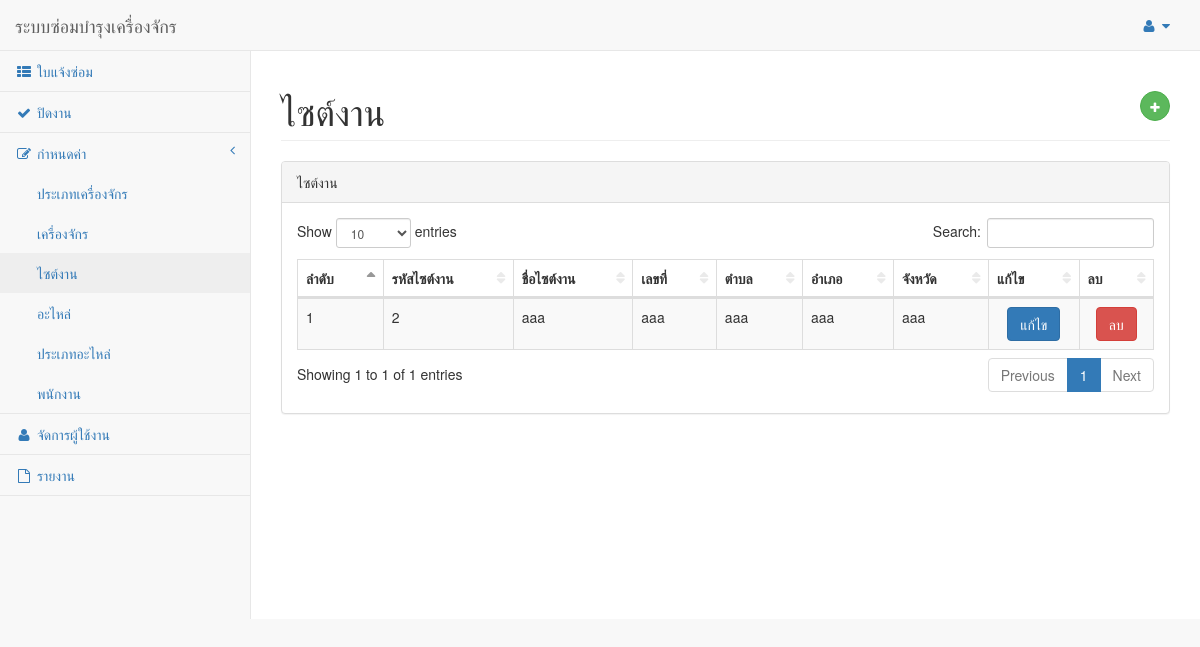
Page /Department/ListDepartment.php on the earlier database version.
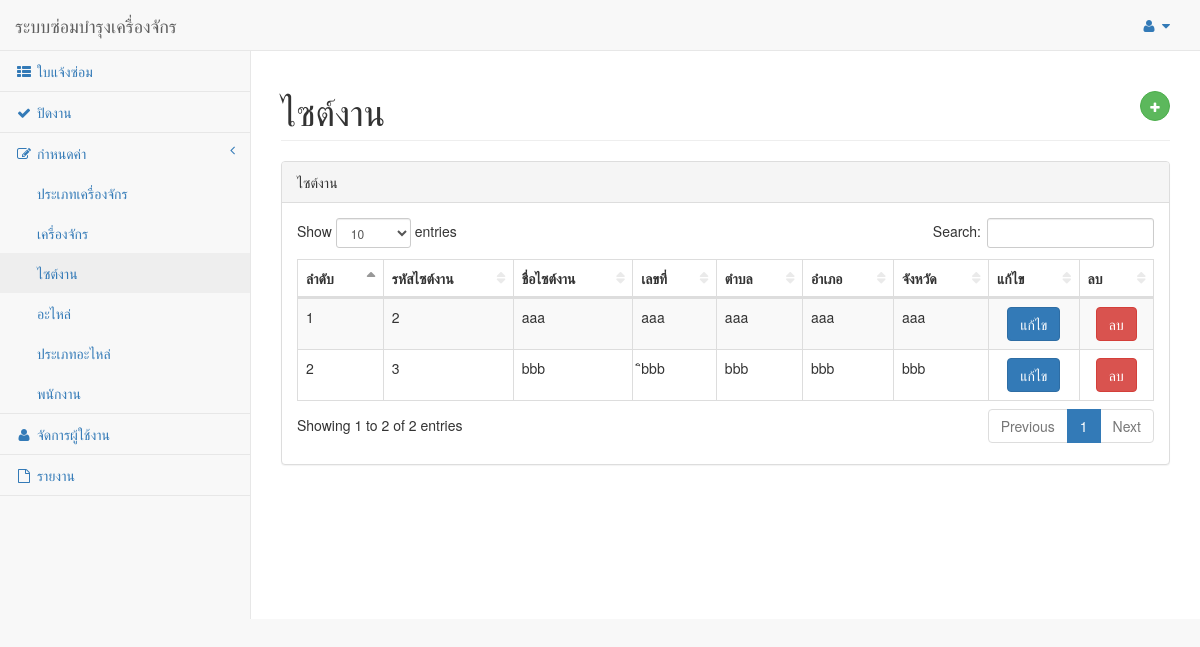
Same page on the later database version.
### tables this page shows
CREATE TABLE `tmstmdepartment` (
  `XVDptCode` int(5) NOT NULL,
  `XVDptNumber` varchar(100) NOT NULL,
  `XVDptSub-district` varchar(100) NOT NULL,
  `XVDptDistrict` varchar(100) NOT NULL,
  `XVDptProvince` varchar(100) NOT NULL,
  `XVDptname` varchar(100) NOT NULL
);

### Department/ListDepartment.php (the view, shortened to what this page needs)
<!DOCTYPE html>
<html lang="en">
<head>
    <link href="../vendor/bootstrap/css/bootstrap.min.css" rel="stylesheet">
    <link href="../vendor/metisMenu/metisMenu.min.css" rel="stylesheet">
    <link href="../vendor/datatables/css/dataTables.bootstrap.css" rel="stylesheet">
    <link href="../vendor/datatables-responsive/dataTables.responsive.css" rel="stylesheet">
    <link href="../dist/css/sb-admin-2.css" rel="stylesheet">
    <link href="../vendor/font-awesome/css/font-awesome.min.css" rel="stylesheet" type="text/css">
</head>
<body>
<?php include '../Template/templsidebar.php';
include "../database/connect.php";?>
    <div id="wrapper">
        <div id="page-wrapper">
            <div class="row">
                <div class="col-lg-12">
                    <h1 class="page-header">ไซต์งาน<button type="button" class="btn btn-success btn-circle"
                            style="float: right;" data-toggle="modal" data-target="#insertModal"><i
                                class="fa fa-plus"></i></h1>
                </div>
            </div>
            <div class="row">
                <div class="col-lg-12">
                    <div class="panel panel-default">
                        <div class="panel-heading">
                                ไซต์งาน
                        </div>
                        <div class="panel-body">
                            <table width="100%" class="table table-striped table-bordered table-hover" id="dataTables-example">
                                <thead>
                                    <tr>
                                        <th>ลำดับ</th>
                                        <th>รหัสไซต์งาน</th>
                                        <th>ชื่อไซต์งาน</th>
                                        <th>เลขที่</th>
                                        <th>ตำบล</th>
                                        <th>อำเภอ</th>
                                        <th>จังหวัด</th>
                                        <th>แก้ไข</th>
                                        <th>ลบ</th>
                                    </tr>
                                </thead>
                                <tbody>
                                <?php
    $sql = " SELECT *
    FROM tmstmdepartment ";
    $result = mysqli_query($connect,$sql) or die(mysqli_query($connect));
    $count = 1;
    while ($row=mysqli_fetch_array($result)){
?>
                                    <tr class="odd gradeA">
                                        <td><?php echo $count;?></td>
                                        <td><?php echo $row["XVDptCode"];?></td>
                                        <td><?php echo $row["XVDptname"];?></td>
                                        <td><?php echo $row["XVDptNumber"];?></td>
                                        <td><?php echo $row["XVDptDistrict"];?></td>
                                        <td><?php echo $row["XVDptSub-district"];?></td>
                                        <td><?php echo $row["XVDptProvince"];?></td>
                                        <td align="center"><input class='btn btn-primary editbtn' type='button'
                                                value='แก้ไข'></td>
                                        <td align="center"><input class='btn btn-danger deletebtn' type='button'
                                                value='ลบ'></td>
                                    </tr>
                                    <?php $count++;} ?>
                                </tbody>
                            </table>
                        </div>
                    </div>
                </div>
            </div>
        </div>
    </div>
</body>
</html>

### Template/templsidebar.php (shortened to what this page needs)
<!DOCTYPE html>
<html lang="en">
<head>
    <link href="../vendor/bootstrap/css/bootstrap.min.css" rel="stylesheet">
    <link href="../vendor/metisMenu/metisMenu.min.css" rel="stylesheet">
    <link href="../dist/css/sb-admin-2.css" rel="stylesheet">
    <link href="../vendor/morrisjs/morris.css" rel="stylesheet">
    <link href="../vendor/font-awesome/css/font-awesome.min.css" rel="stylesheet" type="text/css">
</head>
<body>
    <div id="wrapper">
        <nav class="navbar navbar-default navbar-static-top" role="navigation" style="margin-bottom: 0">
            <div class="navbar-header">
                <a class="navbar-brand" href="../index.html">ระบบซ่อมบำรุงเครื่องจักร</a>
            </div>
            <ul class="nav navbar-top-links navbar-right">
                <li class="dropdown">
                    <a class="dropdown-toggle" data-toggle="dropdown" href="#">
                        <i class="fa fa-user fa-fw"></i> <i class="fa fa-caret-down"></i>
                    </a>
                </li>
            </ul>
            <div class="navbar-default sidebar" role="navigation">
                <div class="sidebar-nav navbar-collapse">
                    <ul class="nav" id="side-menu">
                        <li>
                            <a href="../Job/ListJob.php"><i class="fa fa-th-list fa-fw"></i> ใบแจ้งซ่อม</a>
                        </li>
                        <li>
                            <a href="../Job/Finish.php"><i class="fa fa-check fa-fw"></i> ปิดงาน</a>
                        </li>
                        <li>
                            <a href="#"><i class="fa fa-edit fa-fw"></i> กำหนดค่า<span class="fa arrow"></span></a>
                            <ul class="nav nav-second-level">
                                <li>
                                    <a href="../TypeMachine/ListTypeMachine.php">ประเภทเครื่องจักร</a>
                                </li>
                                <li>
                                    <a href="../Machine/ListMachine.php">เครื่องจักร</a>
                                </li>
                                <li>
                                    <a href="../Department/ListDepartment.php">ไซต์งาน</a>
                                </li>
                                <li>
                                    <a href="../MachineParts/ListMachineParts.php">อะไหล่</a>
                                </li>
                                <li>
                                    <a href="../TypeMachineParts/ListTypeMachineParts.php">ประเภทอะไหล่</a>
                                </li>
                                <li>
                                    <a href="../Employee/ListEmployee.php">พนักงาน</a>
                                </li>
                            </ul>
                        </li>
                        <li>
                            <a href="../User/ManageMember.php"><i class="fa fa-user fa-fw"></i> จัดการผู้ใช้งาน</a>
                        </li>
                        <li>
                            <a href="../Report/AdminReport.php"><i class="fa fa-file-o fa-fw"></i> รายงาน</a>
                        </li>
                    </ul>
                </div>
            </div>
        </nav>
    </div>
</body>
</html>

Differences in the rows shown:
added tmstmdepartment: XVDptCode "3", XVDptname "bbb", XVDptNumber "ิิbbb", XVDptDistrict "bbb", value "bbb", XVDptProvince "bbb"
Other differences:
text written by a page script: "Show entries Search: Showing 1 to 1 of 1 entries Previous 1 Next" → "Show entries Search: Showing 1 to 2 of 2 entries Previous 1 Next"
